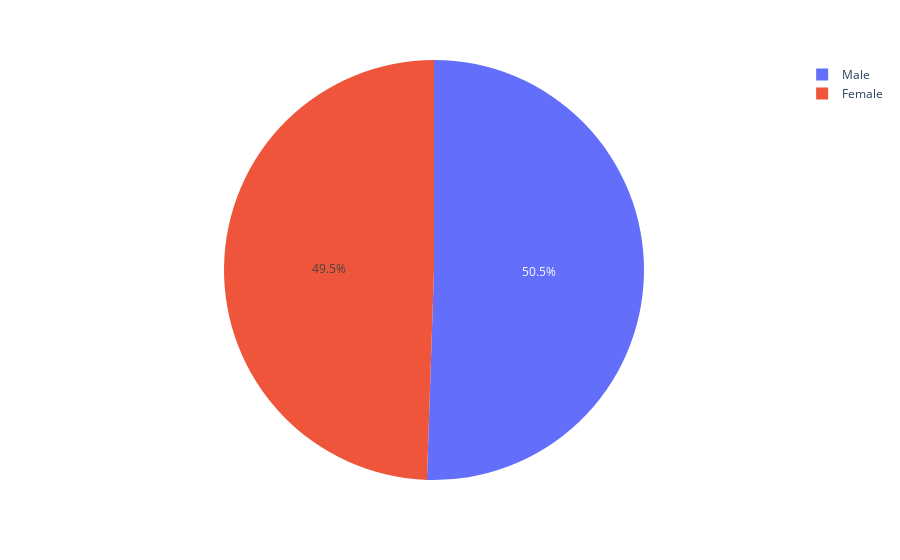

The code cell stored with this chart in its notebook:
### Code cell
fig.show()

### Figure 1 — Plotly figure (JSON) as saved in the notebook; plotly's stock layout.template omitted (floating-point values rounded to 4 significant figures)
{"data": [{"domain": {"x": [0, 1], "y": [0, 1]}, "hovertemplate": "Gender=%{label}<br>count=%{value}<extra></extra>", "labels": ["Male", "Female"], "legendgroup": "", "name": "", "showlegend": true, "type": "pie", "values": [189, 185]}], "layout": {"legend": {"tracegroupgap": 0}, "margin": {"t": 60}}}
